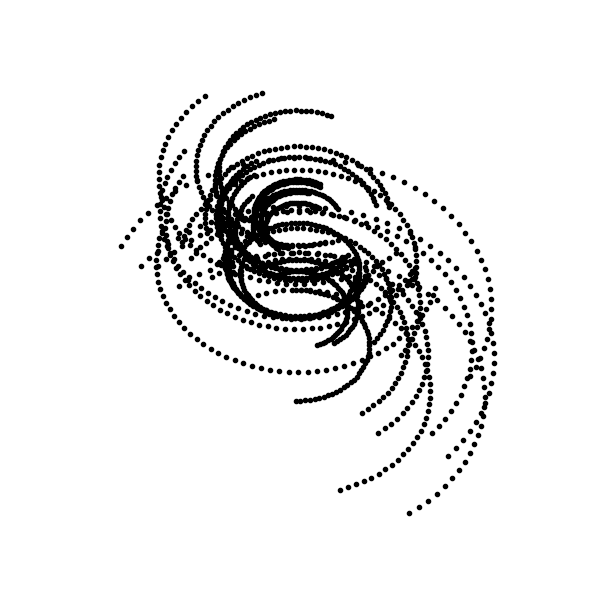
#> input picture Phase_II/draft/fig/nine/base/baseline.png, 600 x 600 px, found by its file name
$ python generate_baseline.py
#> lines starting #> are read from the running program, lines starting #| are printed output that depends on the picture; after the words box and inside, x2 and y2 are one past the last pixel; in counts of white or black regions, pixels touching at a corner belong together
### Phase_II/code/second/nine/obstime.py
import numpy as np

class observe():
      """
      Creates an object to calculate the number of steps of observation in a given observational interval.
      Calculate the starting, observing, and ending steps in every observational interval from the first observation.
      Also, it creates an array of Julian days of observation for a given average time from each observational interval.
      """
      def obslen(self, s_obs, e_obs, N_obs):
          """
          Calculate the number of steps in each observational interval.

          Parameters :
          ----------

          s_obs : list
                  List of starting time (julian day) of each observational interval.
          e_obs : list
                  List of ending time (julian day) of each observational interval.
          N_obs : float
                  The average time of observation of SII in days.

          Returns :
          -------
          steps : array
                  Return the number of steps in each observational interval.
          """
#> called with N_obs = 0.0104
          st = []
          for i in range(0, len(s_obs), 1):
               dobs = e_obs[i] - s_obs[i]
               dobs /= N_obs
               st.append(int(dobs+1))
          step = np.array(st)
          return step

      # [27 lines left out: function nobs, not called in this run]

      def julday(self, s_obs, e_obs, steps):
          """
          Julian days for given observational interval.

          Parameters :
          ----------

          s_obs : list
                  List of starting time (julian day) of each observational interval.
          e_obs : list
                  List of ending time (julian day) of each observational interval.
          steps : array
                  The number of steps in each observational interval.

          Returns :
          -------
          jlday : array
                  Return the array of all observational julian days.
          """
          jul = []
          for i in range(0, len(steps), 1):
              jday = np.linspace(s_obs[i], e_obs[i], steps[i])
              jul.append(jday)
          return np.concatenate(jul)

### Phase_II/code/second/nine/aperture.py
import matplotlib.colors as mcolors
from itertools import combinations
import matplotlib.pyplot as plt
import numpy as np
import colorsys

class aper():
      """
      Creates an object for the arrangement of plane\masked circular aperture's telescopes on (x, y).
      Also, arrange the baseline's name and length from these telescopes.
      """

      # [17 lines left out: function circ, not called in this run]

      def telescope(self, Tposi, Tname, color, fname):
          """
          Plot the plane or masked aperture (follow cosine square) telescopes on the (x, y) coordinate.

          All apertures are the same size in diameter.

          Parameters :
          ----------

          Tposi : list
                  List of int which defines the position of telescopes in (x, y) plane. Exa. [135 - 15j, 40 - 50j].
          Tname : list
                  List of str which defines the name of the telescope. Exa. ['T1', 'T2'].
          fname : str
                  The name of the output file.

          Returns :
          -------
                  Two-dimensional arrangement of telescopes in .png format.
          """
#> called with fname = '../result/nine/telescope.png'
          comb = combinations(Tposi, 2)
          base = []
          for i in list(comb):
              base.append(i)
          e = np.real(base)
          n = np.imag(base)
          plt.close()
          plt.rcParams.update({'font.size': 13})
          plt.rcParams["figure.figsize"] = [9,9]
          plt.rcParams['axes.facecolor']='ivory'
          plt.rcParams["font.weight"] = "bold"
          plt.rcParams["axes.labelweight"] = "bold"
          for j in range(len(Tposi)):
              east = np.real(Tposi)
              north = np.imag(Tposi)
              tel = Tname[j]
              plt.annotate(tel,  xy = (east[j], north[j]), size=10, color='darkred', fontweight='bold')
          for i in range(len(e)):
              plt.plot(e[i], n[i], '--', color=color[i])
          plt.xlabel('Along U axis')
          plt.ylabel('Along V axis')
          plt.axis('equal')
          plt.title("Position of Telescopes", fontweight='bold')
          plt.savefig(fname)
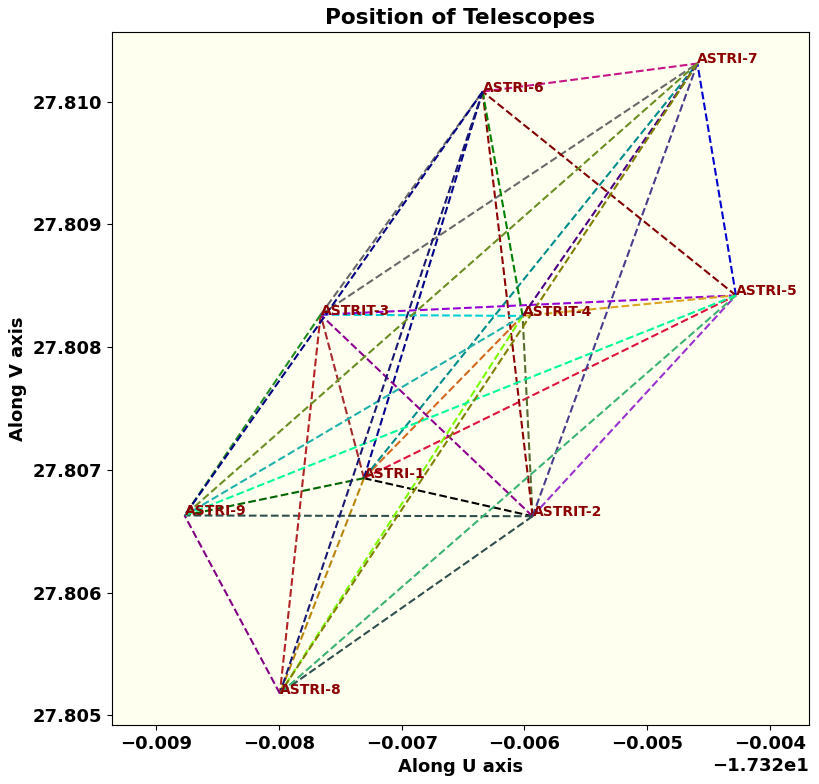
#> figure drawn by matplotlib, 1 panel
          plt.show()

      def baseline(self, Tposi):
          """
          Return the length of baselines for N number of telescopes.

          Parameters :
          ----------

          Tposi : list
                  List of int which defines the position of telescopes in (x, y) plane. Exa. [135 - 15j, 40 - 50j].

          Returns :
          -------
                  List of tupples. Each tupples are the length of baseline in (x, y) direction.
          """

          comb = combinations(Tposi, 2)

          base = []
          for i in list(comb):
              base.append(i[1] - i[0])

          return base

      def basename(self, Tname):
           """
           Return the name of baselines for N number of telescopes.

           Parameters :
           ----------

           Tname : list
                  List of str which defines the name of telescope. Exa. ['T1', 'T2'].

           Returns :
           -------
                  List of tupples, which are the name of baseline.
           """
           T = combinations((Tname), 2)
           tel = []
           for i in list(T):
               tel.append(i)
           return tel

      # [33 lines left out: function track, not called in this run]

      def colors(self):
          """
          Return the list of dark colors
          """
          css4_colors = mcolors.CSS4_COLORS                              # Get all CSS4 colors
          dark_colors = []                                               # Convert hex to RGB, then to HLS to check luminance
          for name, hex in css4_colors.items():
              r, g, b = mcolors.to_rgb(hex)
              h, l, s = colorsys.rgb_to_hls(r, g, b)
              if l < 0.5:                                                # Lightness threshold for dark color
                 dark_colors.append(name)

          colors = dark_colors
          return colors

### Phase_II/code/second/nine/obspoint.py
from aperture import aper
import numpy as np

apr = aper()

class vary_base():
      """
      Creates an object that reads the position of the observatory and source in radian.
      It return the variational position of baselines and the observational grids point.
      """
      def raddeg(self, d, m, s):
          """
          Convert the given degree to radian.

          Parameters :
          ----------

          d : int
              In degrees
          m : int
              In minutes
          s : float
              In seconds

          Returns :
          -------
                  Return degree to radian
          """
          return (d + m/60 + s/3600) * np.pi/180

      def radhr(self, h, m, s):
          """
          Convert the given hours to radian.

          Parameters :
          ----------

          h : int
              In hour
          m : int
              In minutes
          s : float
              In seconds

          Returns :
          -------
                  Return hours to radian
          """
          return (h + m/60 + s/3600) * np.pi/12

      def deg(self, d, m, s):
          """
          convert degree, minutes and second in complete degree

          d : int
              In degrees
          m : int
              In minutes
          s : float
              In seconds

          Returns :
          -------
                  Return degree
          """
          return d + m/60 + s/3600

      def ps_para(self, rac, dec, R, lam):
          """
           Set the parameters for binary source and observation.

           Parameters :
           ----------

           rac : float
                 Right Ascension of source in radian
           dec : float
                 declination of source in radian
           R : float
               The radius of Earth in meter
           lam : float
                 The observational wavelength in meter

           Returns :
           -------
                   None.
           """
          self.rac = rac
          self.dec = dec
          self.R = R
          self.lam = lam

      def rotx(self, x, y, z, a):
          """
          Rotational matrix along x-axis.
          """
          cs,sn = np.cos(a), np.sin(a)
          return x, cs*y - sn*z, sn*y + cs*z

      def roty(self, x, y, z, a):
          """
          Rotational matrix along y-axis.
          """
          cs,sn = np.cos(a), np.sin(a)
          return cs*x + sn*z, y, -sn*x + cs*z

      def rotbase(self, lat, lon, jd):
          """
          Variational baseline according to julian days (rotation of earth).

          Parameters :
          ----------

          lat : array
                the latitude of each telescopes
          lon : array
                the longitude of each telescopes
          jd : array
               All observational julian days.

          Returns :
          -------
          u, v, w : array
                    The variational baselines along U, V and W direction.
          """

          E = self.R * np.cos(lat) * np.sin(lon)
          N = self.R * np.sin(lat)
          up = self.R * np.cos(lat) * np.cos(lon)

          Tpos = E + N * 1j

          Tpos = []
          for i in range(len(E)):
              Tpos.append(np.array([E[i], N[i], up[i]]))

          base = apr.baseline(Tpos)
          dpx = [x[0] for x in base]
          dpy = [x[1] for x in base]
          dpz = [x[2] for x in base]

          ut = []
          vt = []
          wt = []
          for i in range(len(dpx)):
              gsid = 18.697374558 + 24.06570982441908*(jd - 2451545)
              sid = (gsid % 24)*np.pi/12                            # in 1 hour 15 degree of rotation of earth
              ha = sid - self.rac                                   # Define Hour Angle

              dx, dy, dz = self.roty(dpx[i], dpy[i], dpz[i], ha)
              dx, dy, dz = self.rotx(dx, dy, dz, self.dec)
              ut.append(dx)
              vt.append(dy)
              wt.append(dz)

          return np.array(ut), np.array(vt), np.array(wt)

      # [39 lines left out: function grids, not called in this run]


### Phase_II/code/second/nine/generate_baseline.py
import numpy as np
from aperture import aper
from obstime import observe
from obspoint import vary_base
import matplotlib.pyplot as plt
import cv2

ap = aper()
obs = observe()
vb = vary_base()

# observation time for Intensity Interferometry
start = [2460311.20167]
end = [2460311.70833]
step = obs.obslen(start, end, 0.0104167)
jd = obs.julday(start, end, step)


# Visualization of telescope position, name and baseline's name
latitude = [(28, 18, 03.69), (28, 18, 02.43), (28, 18, 08.52),
            (28, 18, 08.31), (28, 18, 08.73), (28, 18, 14.92),
            (28, 18, 15.56), (28, 17, 57.45), (28, 18, 02.75)] # Latitude of each telescope (degree, minutes and second)

lat = [vb.raddeg(*x) for x in latitude]                        # Latitude in radian

longitude = [(16, 30, 28.69), (16, 30, 23.78), (16, 30, 29.82),
             (16, 30, 23.90), (16, 30, 17.63), (16, 30, 24.88),
             (16, 30, 18.56), (16, 30, 31.34), (16, 30, 33.98)]# Longitude of each telescope (degree, minutes and second)

lon = [vb.raddeg(*x) for x in longitude]                       # Longitude in radian

Tname = ['ASTRI-1', 'ASTRIT-2', 'ASTRIT-3', 'ASTRIT-4',
        'ASTRI-5', 'ASTRI-6', 'ASTRI-7', 'ASTRI-8', 'ASTRI-9'] # the telescope's name
nbase = ap.basename(Tname)                                     # The baseline name

latitude = np.array([vb.deg(*x) for x in latitude])            # latitude in degree
longitude = np.array([vb.deg(*x) for x in longitude])          # longitude in degree
Tpos = latitude + longitude * 1j                               # Creating a NumPy array of telescopes with complex numbers (latitude & longitude)
ang = np.exp(1.6j)                                             # An angle to rotate the telescope's position
Tpos = [ang*x for x in Tpos]                                   # Exact Telescope's look from top

# the given source position RA and Dec
r = vb.radhr(1, 43, 39)
de = vb.raddeg(50, 41, 19.43)
R = 6.38e6                                                     # radius of Earth in meter
lam = 4e-7                                                     # observational wavelength in meter
vb.ps_para(rac=r, dec=de, R=R, lam=lam)
ut, vt, wt = vb.rotbase(lat, lon, jd)                          # Array of array of the baseline position according to earth rotation

# visualize the telescope and track of baselines
figname = '../result/nine/telescope.png'                                      # Name of file to be saved for telescope's visualization
fname = '../result/nine/track/track'
dark_colors = ap.colors()
color = dark_colors[:len(ut)]                                  # Limit to first N number of dark colors (Number of baseline)
ap.telescope(Tpos, Tname, color, figname)                      # The telescope's position
#tr = ap.track(ut, vt, step, color, fname)

# plot the covered (u,v) plane with baselines (comment out the lines for the visualizations of baseline only)
plt.close()
plt.rcParams.update({'font.size': 13})
plt.rcParams["figure.figsize"] = [9,9]
plt.rcParams["font.weight"] = "bold"
plt.rcParams["axes.labelweight"] = "bold"
st = np.cumsum(step)
dark_colors = ap.colors()
color = dark_colors[:len(ut)]                                  # Limit to first N number of dark colors (Number of baseline)
for k in range(0, len(ut), 1):
    #plt.plot(ut[k,:], vt[k,:], '.', color='black')
    #plt.plot(ut[k,:], vt[k,:], 'o', markeredgecolor='blue', markersize=6, markeredgewidth=1.5, color=color[k])
    plt.plot(ut[k,:], vt[k,:], 'o', markersize=4, color=color[k])

#plt.axis('off')
plt.gca().set_aspect('equal')
plt.xlabel('Along East in meter')
plt.ylabel('Along North in meter')
plt.title('Covered Observational (u, v) Plane', fontweight='bold')
plt.savefig('../result/nine/base/baseline_1.png')
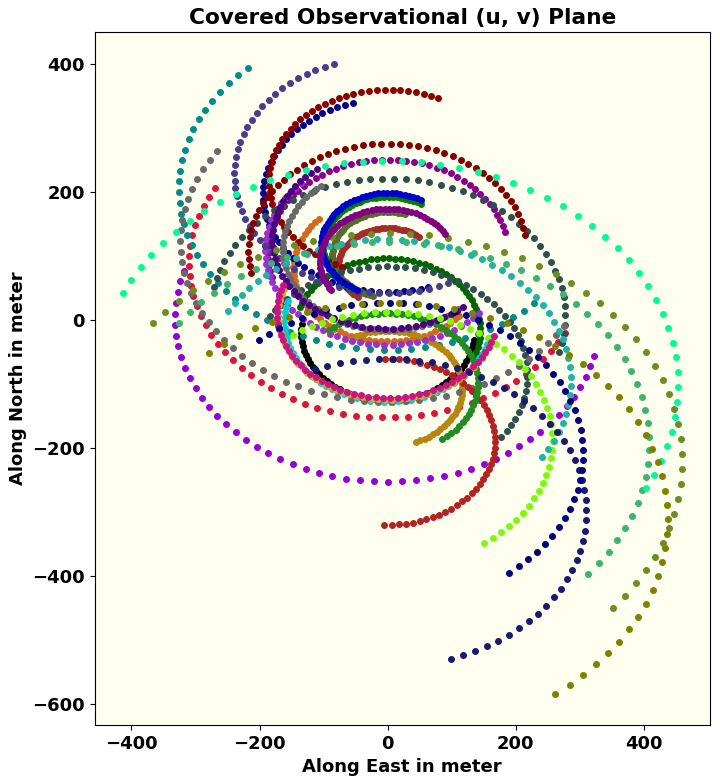
#> figure drawn by matplotlib, 1 panel
#plt.savefig('../result/nine/base/baseline.png')#, bbox_inches='tight', pad_inches=0, dpi=500)


# Convert the observational plane to grayscale and re-arrange pixels and save the baseline in .npy format
base = plt.imread("../result/nine/base/baseline.png")
#> base is the input picture: shape (600, 600, 4) float32; mean R, G, B, A 0.923, 0.923, 0.923, 1
image_size = 128  # px
mask = cv2.cvtColor(base, cv2.COLOR_BGR2GRAY)
mask = np.where(mask < 1, 1, 0).astype(np.float32)                                    # Return elements chosen from x or y depending on condition (condition, x, y)
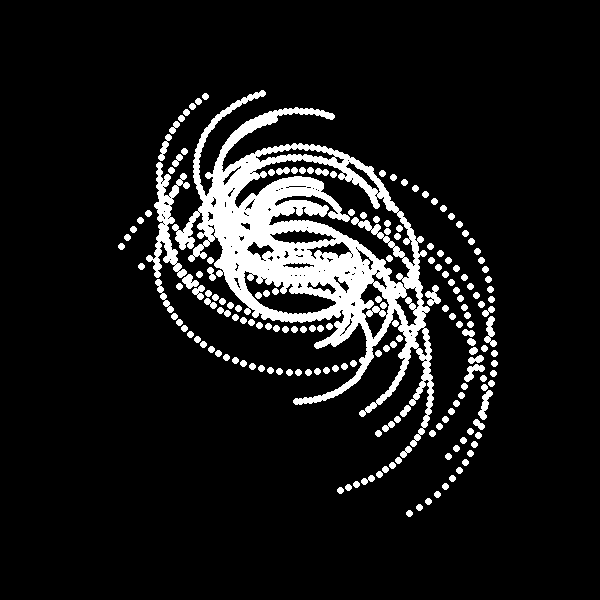
#> mask: shape (600, 600) float32; values 0 (black) and 1 (white), 10.1% white; 181 white regions, largest, box (x1, y1, x2, y2) and area: (172, 90, 434, 447) 26357, (146, 162, 190, 278) 1645, (484, 316, 497, 347) 201
mask = cv2.resize(mask, dsize=(image_size, image_size), interpolation=cv2.INTER_AREA) # gives the best results
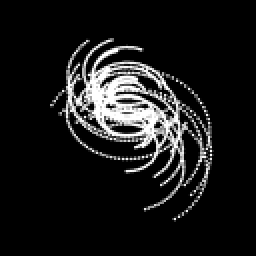
#> mask: shape (128, 128) float32 (shown 2 times larger); min 0, max 1, mean 0.101
mask = np.where(mask > 0, 1, 0)
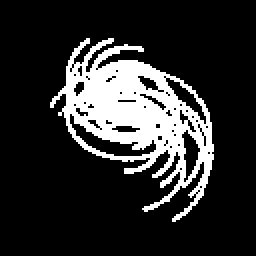
#> mask: shape (128, 128) int64 (shown 2 times larger); values 0 (black) and 1 (white), 17.9% white; 1 white region, box (x1, y1, x2, y2) and area: (25, 19, 107, 111) 2937
np.save("../result/nine/base_npy/base", mask)                                                        # Save mask as numpy array

print("finished")
